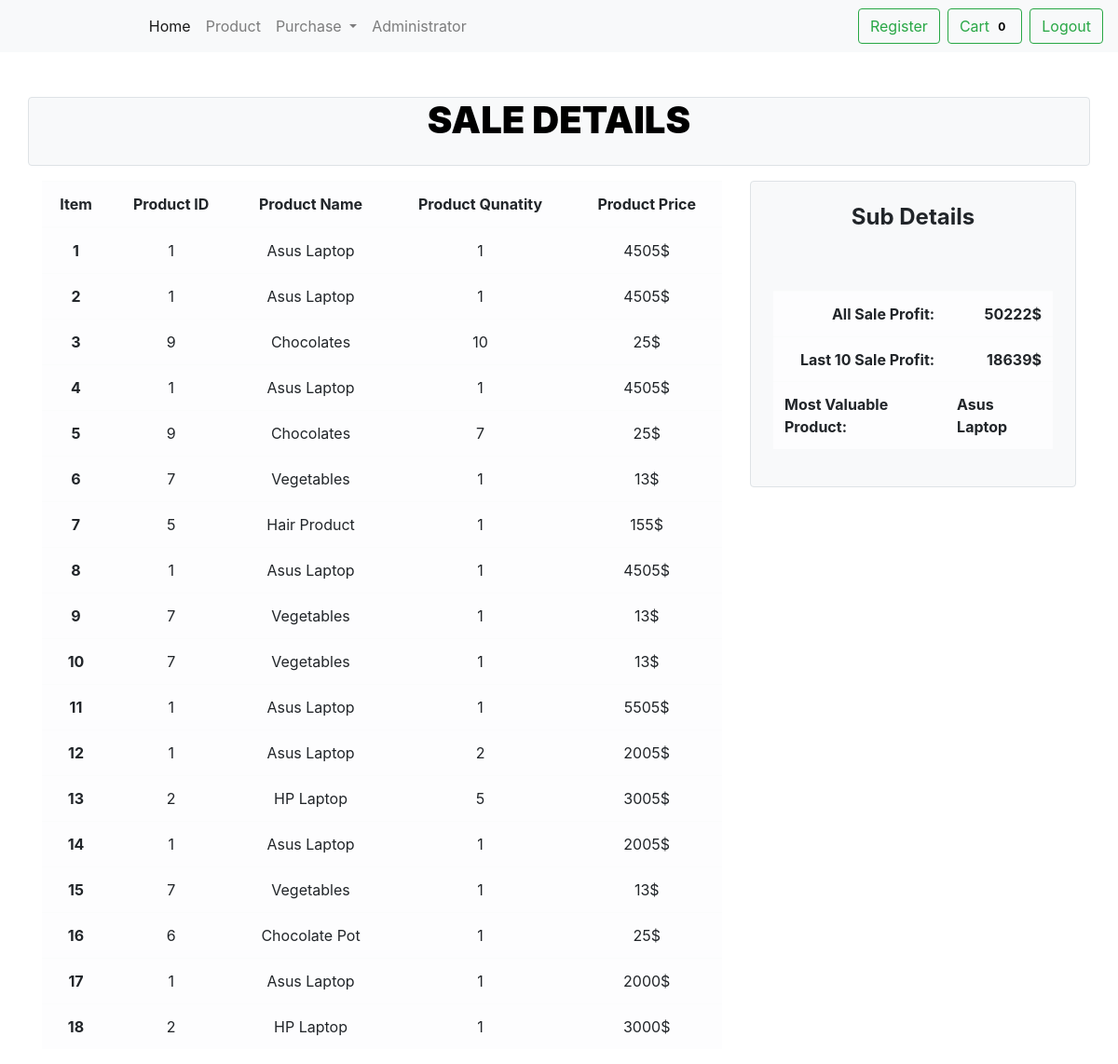
The app's page /Report/saleReport.php (signed in) with its own data.
### tables this page shows
CREATE TABLE `sales` (
  `ID` int(10) UNSIGNED NOT NULL,
  `sID` int(10) UNSIGNED NOT NULL,
  `sName` varchar(20) NOT NULL,
  `sQuantity` int(10) UNSIGNED NOT NULL,
  `sPrice` int(10) UNSIGNED NOT NULL
);

### Report/saleReport.php (the view, shortened to what this page needs)
<!DOCTYPE html>
<html lang="en">
  <head>
    <link rel="stylesheet" href="../Bootstrap/css/bootstrap.min.css">
    <link rel="stylesheet" href="../CSS/style.css">
  </head>
  <body>
    <?php include '../nav.php'; ?>
    <div class="container mt-5">
      <div class="row">
        <div class="col-lg-12 text-center border rounded bg-light">
          <h1 class="mb-4">Sale Details</h1>
        </div>
        <div class="col-lg-8">
          <table class="table table-light table-hover mt-3">
            <thead class="text-center">
              <tr class="text-center">
                <th scope="col">Item</th>
                <th scope="col">Product ID</th>
                <th scope="col">Product Name</th>
                <th scope="col">Product Qunatity</th>
                <th scope="col">Product Price</th>
              </tr>
            </thead>
            <tbody>
              <?php
      					$conn = mysqli_connect("localhost", "root", "", "posDB");
      					$sql = "select * from sales order by ID desc";
                $sql1 =  mysqli_fetch_assoc(mysqli_query($conn,
                          "SELECT sName, COUNT(sID) as idCount FROM sales GROUP BY(sID) ORDER BY idCount DESC LIMIT 1"));
      					$result = mysqli_query($conn, $sql);
                $i = $total = $subTotal = 0;
      					if (mysqli_num_rows($result) > 0)
      					{
      						while($row = mysqli_fetch_assoc($result))
      						{
                    echo  '<tr class="text-center">' .
                            '<th scope="row">' . ++$i . '</th>' .
                            '<td>' . $row['sID'] . '</td>' .
                            '<td>' . $row['sName'] . '</td>' .
                            '<td>' . $row['sQuantity'] . '</td>' .
                            '<td>' . $row['sPrice'] . '$</td>' .
                          '</tr>';
                    $total = $total + ($row['sQuantity']*$row['sPrice']);
                    if ($i<=10)
                      $subTotal = $total;
      						}
      					}
      					else
      						echo '<p class="btn btn-outline-danger">No result found</p>';
      				?>
            </tbody>
          </table>
        </div>
        <div class="col-lg-4 mt-3">
          <div class="border bg-light rounded p-4">
            <h4 class="text-center mb-5"><b>Sub Details</b></h4>
            <table>
              <table class="table table-light table-hover mt-3">
                <tbody>
                  <tr class="text-right">
                    <th>All Sale Profit:</th>
                    <th><?php echo $total . '$'; ?></th>
                  </tr>
                  <tr class="text-right">
                    <th>Last 10 Sale Profit:</th>
                    <th><?php echo $subTotal . '$'; ?></th>
                  </tr>
                  <tr>
                    <th>Most Valuable Product:</th>
                    <th>
                      <?php echo $sql1['sName']; ?>
                    </th>
                  </tr>
                </tbody>
            </table>
          </div>
        </div>
      </div>
    </div>
  </body>
</html>

### CSS/style.css (style rules this page uses)
h1 { color: black; text-transform: uppercase; font-weight: 900; }

### records on screen
sales: sID "1", sName "Asus Laptop", sQuantity "1", sPrice "4505"
sales: sID "1", sName "Asus Laptop", sQuantity "1", sPrice "4505"
sales: sID "9", sName "Chocolates", sQuantity "10", sPrice "25"
sales: sID "1", sName "Asus Laptop", sQuantity "1", sPrice "4505"
sales: sID "9", sName "Chocolates", sQuantity "7", sPrice "25"
sales: sID "7", sName "Vegetables", sQuantity "1", sPrice "13"
sales: sID "5", sName "Hair Product", sQuantity "1", sPrice "155"
sales: sID "1", sName "Asus Laptop", sQuantity "1", sPrice "4505"
sales: sID "7", sName "Vegetables", sQuantity "1", sPrice "13"
sales: sID "7", sName "Vegetables", sQuantity "1", sPrice "13"
sales: sID "1", sName "Asus Laptop", sQuantity "1", sPrice "5505"
sales: sID "1", sName "Asus Laptop", sQuantity "2", sPrice "2005"
sales: sID "2", sName "HP Laptop", sQuantity "5", sPrice "3005"
sales: sID "1", sName "Asus Laptop", sQuantity "1", sPrice "2005"
sales: sID "7", sName "Vegetables", sQuantity "1", sPrice "13"
sales: sID "6", sName "Chocolate Pot", sQuantity "1", sPrice "25"
sales: sID "1", sName "Asus Laptop", sQuantity "1", sPrice "2000"
sales: sID "2", sName "HP Laptop", sQuantity "1", sPrice "3000"

### other values on screen
$index "0"
$total "50222"
$subTotal "18639"
$sql1['sName'] "Asus Laptop"
